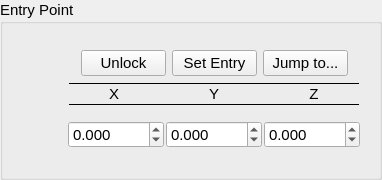
    <widget class="QGroupBox" name="planEntryGB">
     <property name="sizePolicy">
      <sizepolicy hsizetype="Fixed" vsizetype="Preferred">
       <horstretch>0</horstretch>
       <verstretch>0</verstretch>
      </sizepolicy>
     </property>
     <property name="minimumSize">
      <size>
       <width>380</width>
       <height>0</height>
      </size>
     </property>
     <property name="font">
      <font>
       <family>Arial</family>
       <pointsize>11</pointsize>
      </font>
     </property>
     <property name="title">
      <string>Entry Point</string>
     </property>
     <layout class="QGridLayout" name="gridLayout">
      <property name="leftMargin">
       <number>5</number>
      </property>
      <property name="rightMargin">
       <number>5</number>
      </property>
      <item row="1" column="0">
       <widget class="QWidget" name="planEntryWig" native="true">
        <property name="sizePolicy">
         <sizepolicy hsizetype="Preferred" vsizetype="Preferred">
          <horstretch>0</horstretch>
          <verstretch>0</verstretch>
         </sizepolicy>
        </property>
        <property name="font">
         <font>
          <family>Arial</family>
          <pointsize>11</pointsize>
         </font>
        </property>
        <layout class="QGridLayout" name="gridLayout_52">
         <property name="leftMargin">
          <number>5</number>
         </property>
         <property name="rightMargin">
          <number>5</number>
         </property>
         <item row="0" column="0" rowspan="4">
          <widget class="qSlicerMarkupsPlaceWidget" name="planEntryPlaceButton">
           <property name="sizePolicy">
            <sizepolicy hsizetype="Fixed" vsizetype="Preferred">
             <horstretch>0</horstretch>
             <verstretch>0</verstretch>
            </sizepolicy>
           </property>
           <property name="minimumSize">
            <size>
             <width>40</width>
             <height>0</height>
            </size>
           </property>
           <property name="font">
            <font>
             <family>Arial</family>
             <pointsize>11</pointsize>
            </font>
           </property>
           <property name="buttonsVisible">
            <bool>false</bool>
           </property>
           <property name="deleteAllMarkupsOptionVisible">
            <bool>false</bool>
           </property>
           <property name="placeMultipleMarkups">
            <enum>qSlicerMarkupsPlaceWidget::ForcePlaceSingleMarkup</enum>
           </property>
           <property name="placeModeEnabled">
            <bool>false</bool>
           </property>
           <property name="deleteButton().show()" stdset="0">
            <bool>true</bool>
           </property>
           <property name="placeButton().show()" stdset="0">
            <bool>true</bool>
           </property>
          </widget>
         </item>
         <item row="1" column="5">
          <widget class="QPushButton" name="planEntrySetButton">
           <property name="sizePolicy">
            <sizepolicy hsizetype="Preferred" vsizetype="Fixed">
             <horstretch>0</horstretch>
             <verstretch>0</verstretch>
            </sizepolicy>
           </property>
           <property name="minimumSize">
            <size>
             <width>85</width>
             <height>0</height>
            </size>
           </property>
           <property name="font">
            <font>
             <family>Arial</family>
             <pointsize>11</pointsize>
            </font>
           </property>
           <property name="styleSheet">
            <string notr="true"/>
           </property>
           <property name="text">
            <string>Set Entry</string>
           </property>
          </widget>
         </item>
         <item row="1" column="4">
          <widget class="QPushButton" name="planEntryLockButton">
           <property name="sizePolicy">
            <sizepolicy hsizetype="Preferred" vsizetype="Fixed">
             <horstretch>0</horstretch>
             <verstretch>0</verstretch>
            </sizepolicy>
           </property>
           <property name="minimumSize">
            <size>
             <width>85</width>
             <height>0</height>
            </size>
           </property>
           <property name="font">
            <font>
             <family>Arial</family>
             <pointsize>11</pointsize>
            </font>
           </property>
           <property name="styleSheet">
            <string notr="true"/>
           </property>
           <property name="text">
            <string>Unlock</string>
           </property>
          </widget>
         </item>
         <item row="1" column="6">
          <widget class="QPushButton" name="planEntryJumpButton">
           <property name="sizePolicy">
            <sizepolicy hsizetype="Preferred" vsizetype="Fixed">
             <horstretch>0</horstretch>
             <verstretch>0</verstretch>
            </sizepolicy>
           </property>
           <property name="minimumSize">
            <size>
             <width>85</width>
             <height>0</height>
            </size>
           </property>
           <property name="font">
            <font>
             <family>Arial</family>
             <pointsize>11</pointsize>
            </font>
           </property>
           <property name="styleSheet">
            <string notr="true"/>
           </property>
           <property name="text">
            <string>Jump to...</string>
           </property>
          </widget>
         </item>
         <item row="2" column="3" colspan="5">
          <widget class="QWidget" name="planEntryHeaderWig" native="true">
           <property name="font">
            <font>
             <family>Arial</family>
             <pointsize>11</pointsize>
            </font>
           </property>
           <layout class="QGridLayout" name="gridLayout_62">
            <property name="leftMargin">
             <number>0</number>
            </property>
            <property name="topMargin">
             <number>0</number>
            </property>
            <property name="rightMargin">
             <number>0</number>
            </property>
            <property name="bottomMargin">
             <number>0</number>
            </property>
            <property name="spacing">
             <number>0</number>
            </property>
            <item row="2" column="1">
             <widget class="QLabel" name="planEntryHeadY">
              <property name="sizePolicy">
               <sizepolicy hsizetype="Fixed" vsizetype="Preferred">
                <horstretch>0</horstretch>
                <verstretch>0</verstretch>
               </sizepolicy>
              </property>
              <property name="minimumSize">
               <size>
                <width>90</width>
                <height>0</height>
               </size>
              </property>
              <property name="font">
               <font>
                <family>Arial</family>
                <pointsize>11</pointsize>
                <weight>50</weight>
                <bold>false</bold>
               </font>
              </property>
              <property name="text">
               <string>Y</string>
              </property>
              <property name="alignment">
               <set>Qt::AlignCenter</set>
              </property>
             </widget>
            </item>
            <item row="0" column="0" colspan="3" alignment="Qt::AlignBottom">
             <widget class="Line" name="line_19">
              <property name="sizePolicy">
               <sizepolicy hsizetype="Preferred" vsizetype="Minimum">
                <horstretch>0</horstretch>
                <verstretch>0</verstretch>
               </sizepolicy>
              </property>
              <property name="font">
               <font>
                <family>Arial</family>
                <pointsize>11</pointsize>
               </font>
              </property>
              <property name="frameShadow">
               <enum>QFrame::Plain</enum>
              </property>
              <property name="lineWidth">
               <number>1</number>
              </property>
              <property name="orientation">
               <enum>Qt::Horizontal</enum>
              </property>
             </widget>
            </item>
            <item row="3" column="0" colspan="3" alignment="Qt::AlignTop">
             <widget class="Line" name="line_20">
              <property name="sizePolicy">
               <sizepolicy hsizetype="Preferred" vsizetype="Fixed">
                <horstretch>0</horstretch>
                <verstretch>0</verstretch>
               </sizepolicy>
              </property>
              <property name="minimumSize">
               <size>
                <width>0</width>
                <height>0</height>
               </size>
              </property>
              <property name="font">
               <font>
                <family>Arial</family>
                <pointsize>11</pointsize>
               </font>
              </property>
              <property name="frameShadow">
               <enum>QFrame::Plain</enum>
              </property>
              <property name="lineWidth">
               <number>1</number>
              </property>
              <property name="orientation">
               <enum>Qt::Horizontal</enum>
              </property>
             </widget>
            </item>
            <item row="2" column="0">
             <widget class="QLabel" name="planEntryHeadX">
              <property name="sizePolicy">
               <sizepolicy hsizetype="Fixed" vsizetype="Preferred">
                <horstretch>0</horstretch>
                <verstretch>0</verstretch>
               </sizepolicy>
              </property>
              <property name="minimumSize">
               <size>
                <width>90</width>
                <height>0</height>
               </size>
              </property>
              <property name="font">
               <font>
                <family>Arial</family>
                <pointsize>11</pointsize>
                <weight>50</weight>
                <bold>false</bold>
               </font>
              </property>
              <property name="text">
               <string>X</string>
              </property>
              <property name="alignment">
               <set>Qt::AlignCenter</set>
              </property>
             </widget>
            </item>
            <item row="2" column="2">
             <widget class="QLabel" name="planEntryHeadZ">
              <property name="sizePolicy">
               <sizepolicy hsizetype="Fixed" vsizetype="Preferred">
                <horstretch>0</horstretch>
                <verstretch>0</verstretch>
               </sizepolicy>
              </property>
              <property name="minimumSize">
               <size>
                <width>90</width>
                <height>0</height>
               </size>
              </property>
              <property name="font">
               <font>
                <family>Arial</family>
                <pointsize>11</pointsize>
                <weight>50</weight>
                <bold>false</bold>
               </font>
              </property>
              <property name="text">
               <string>Z</string>
              </property>
              <property name="alignment">
               <set>Qt::AlignCenter</set>
              </property>
             </widget>
            </item>
           </layout>
          </widget>
         </item>
         <item row="3" column="3" colspan="5">
          <widget class="QWidget" name="widget_5" native="true">
           <layout class="QHBoxLayout" name="horizontalLayout_4">
            <property name="spacing">
             <number>2</number>
            </property>
            <item>
             <widget class="QDoubleSpinBox" name="planEntryX">
              <property name="sizePolicy">
               <sizepolicy hsizetype="Fixed" vsizetype="Fixed">
                <horstretch>0</horstretch>
                <verstretch>0</verstretch>
               </sizepolicy>
              </property>
              <property name="minimumSize">
               <size>
                <width>70</width>
                <height>0</height>
               </size>
              </property>
              <property name="font">
               <font>
                <family>Arial</family>
                <pointsize>11</pointsize>
               </font>
              </property>
              <property name="focusPolicy">
               <enum>Qt::StrongFocus</enum>
              </property>
              <property name="styleSheet">
               <string notr="true"/>
              </property>
              <property name="alignment">
               <set>Qt::AlignLeading|Qt::AlignLeft|Qt::AlignVCenter</set>
              </property>
              <property name="showGroupSeparator" stdset="0">
               <bool>false</bool>
              </property>
              <property name="decimals">
               <number>3</number>
              </property>
              <property name="minimum">
               <double>-1000.000000000000000</double>
              </property>
              <property name="maximum">
               <double>1000.000000000000000</double>
              </property>
             </widget>
            </item>
            <item>
             <widget class="QDoubleSpinBox" name="planEntryY">
              <property name="sizePolicy">
               <sizepolicy hsizetype="Fixed" vsizetype="Fixed">
                <horstretch>0</horstretch>
                <verstretch>0</verstretch>
               </sizepolicy>
              </property>
              <property name="minimumSize">
               <size>
                <width>70</width>
                <height>0</height>
               </size>
              </property>
              <property name="font">
               <font>
                <family>Arial</family>
                <pointsize>11</pointsize>
               </font>
              </property>
              <property name="focusPolicy">
               <enum>Qt::StrongFocus</enum>
              </property>
              <property name="styleSheet">
               <string notr="true"/>
              </property>
              <property name="decimals">
               <number>3</number>
              </property>
              <property name="minimum">
               <double>-1000.000000000000000</double>
              </property>
              <property name="maximum">
               <double>1000.000000000000000</double>
              </property>
             </widget>
            </item>
            <item>
             <widget class="QDoubleSpinBox" name="planEntryZ">
              <property name="sizePolicy">
               <sizepolicy hsizetype="Fixed" vsizetype="Fixed">
                <horstretch>0</horstretch>
                <verstretch>0</verstretch>
               </sizepolicy>
              </property>
              <property name="minimumSize">
               <size>
                <width>70</width>
                <height>0</height>
               </size>
              </property>
              <property name="font">
               <font>
                <family>Arial</family>
                <pointsize>11</pointsize>
               </font>
              </property>
              <property name="focusPolicy">
               <enum>Qt::StrongFocus</enum>
              </property>
              <property name="styleSheet">
               <string notr="true"/>
              </property>
              <property name="decimals">
               <number>3</number>
              </property>
              <property name="minimum">
               <double>-1000.000000000000000</double>
              </property>
              <property name="maximum">
               <double>1000.000000000000000</double>
              </property>
             </widget>
            </item>
           </layout>
          </widget>
         </item>
        </layout>
       </widget>
      </item>
     </layout>
    </widget>
